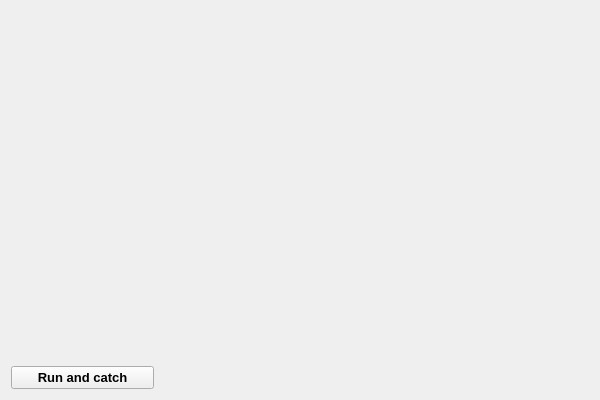
<?xml version="1.0" encoding="UTF-8"?>
<ui version="4.0">
 <class>WinAPIClass</class>
 <widget class="QWidget" name="WinAPIClass">
  <property name="geometry">
   <rect>
    <x>0</x>
    <y>0</y>
    <width>600</width>
    <height>400</height>
   </rect>
  </property>
  <property name="windowTitle">
   <string>WinAPI</string>
  </property>
  <layout class="QVBoxLayout" name="verticalLayout_2" stretch="0">
   <item>
    <layout class="QHBoxLayout" name="horizontalLayout" stretch="1,3">
     <item>
      <layout class="QVBoxLayout" name="verticalLayout">
       <item>
        <spacer name="verticalSpacer">
         <property name="orientation">
          <enum>Qt::Vertical</enum>
         </property>
         <property name="sizeHint" stdset="0">
          <size>
           <width>20</width>
           <height>40</height>
          </size>
         </property>
        </spacer>
       </item>
       <item>
        <widget class="QPushButton" name="pushButton">
         <property name="font">
          <font>
           <pointsize>10</pointsize>
           <weight>75</weight>
           <bold>true</bold>
          </font>
         </property>
         <property name="text">
          <string>Run and catch</string>
         </property>
        </widget>
       </item>
      </layout>
     </item>
     <item>
      <widget class="QWidget" name="widget" native="true"/>
     </item>
    </layout>
   </item>
  </layout>
 </widget>
 <layoutdefault spacing="6" margin="11"/>
 <resources>
  <include location="WinAPI.qrc"/>
 </resources>
 <connections/>
</ui>
